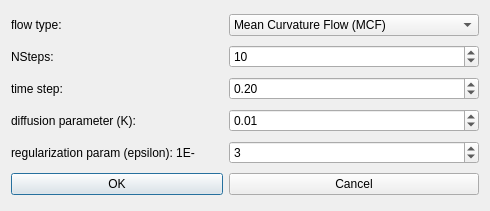
<?xml version="1.0" encoding="UTF-8"?>
<ui version="4.0">
 <class>curvatureFilterDialog</class>
 <widget class="QDialog" name="curvatureFilterDialog">
  <property name="geometry">
   <rect>
    <x>0</x>
    <y>0</y>
    <width>490</width>
    <height>211</height>
   </rect>
  </property>
  <property name="windowTitle">
   <string>Curvature Filter</string>
  </property>
  <layout class="QGridLayout" name="gridLayout">
   <item row="4" column="0">
    <widget class="QLabel" name="labelEpsilon">
     <property name="text">
      <string>regularization param (epsilon): 1E-</string>
     </property>
    </widget>
   </item>
   <item row="1" column="0">
    <widget class="QLabel" name="labelNSteps">
     <property name="text">
      <string>NSteps:</string>
     </property>
    </widget>
   </item>
   <item row="1" column="1">
    <widget class="QSpinBox" name="nStepsSpinBox">
     <property name="minimum">
      <number>1</number>
     </property>
     <property name="maximum">
      <number>200</number>
     </property>
     <property name="singleStep">
      <number>1</number>
     </property>
     <property name="value">
      <number>10</number>
     </property>
    </widget>
   </item>
   <item row="2" column="0">
    <widget class="QLabel" name="labelTimeStep">
     <property name="text">
      <string>time step:</string>
     </property>
    </widget>
   </item>
   <item row="4" column="1">
    <widget class="QSpinBox" name="epsilonSpinBox">
     <property name="maximum">
      <number>12</number>
     </property>
     <property name="value">
      <number>3</number>
     </property>
    </widget>
   </item>
   <item row="0" column="0">
    <widget class="QLabel" name="labelFlowType">
     <property name="text">
      <string>flow type:</string>
     </property>
    </widget>
   </item>
   <item row="5" column="0">
    <widget class="QPushButton" name="okButton">
     <property name="text">
      <string>OK</string>
     </property>
    </widget>
   </item>
   <item row="3" column="1">
    <widget class="QDoubleSpinBox" name="diffParamSpinBox">
     <property name="minimum">
      <double>0.000000000000000</double>
     </property>
     <property name="maximum">
      <double>100.000000000000000</double>
     </property>
     <property name="singleStep">
      <double>0.010000000000000</double>
     </property>
     <property name="value">
      <double>0.010000000000000</double>
     </property>
    </widget>
   </item>
   <item row="5" column="1">
    <widget class="QPushButton" name="cancelButton">
     <property name="text">
      <string>Cancel</string>
     </property>
    </widget>
   </item>
   <item row="0" column="1">
    <widget class="QComboBox" name="flowTypeComboBox">
     <property name="minimumSize">
      <size>
       <width>250</width>
       <height>0</height>
      </size>
     </property>
     <item>
      <property name="text">
       <string>Mean Curvature Flow (MCF)</string>
      </property>
     </item>
     <item>
      <property name="text">
       <string>Geodesic Mean Curvature Flow (GMCF)</string>
      </property>
     </item>
    </widget>
   </item>
   <item row="3" column="0">
    <widget class="QLabel" name="labelDiffParam">
     <property name="text">
      <string>diffusion parameter (K):</string>
     </property>
    </widget>
   </item>
   <item row="2" column="1">
    <widget class="QDoubleSpinBox" name="timeStepSpinBox">
     <property name="minimum">
      <double>0.010000000000000</double>
     </property>
     <property name="maximum">
      <double>100.000000000000000</double>
     </property>
     <property name="singleStep">
      <double>0.010000000000000</double>
     </property>
     <property name="value">
      <double>0.200000000000000</double>
     </property>
    </widget>
   </item>
  </layout>
 </widget>
 <resources/>
 <connections>
  <connection>
   <sender>okButton</sender>
   <signal>clicked()</signal>
   <receiver>curvatureFilterDialog</receiver>
   <slot>accept()</slot>
   <hints>
    <hint type="sourcelabel">
     <x>278</x>
     <y>253</y>
    </hint>
    <hint type="destinationlabel">
     <x>96</x>
     <y>254</y>
    </hint>
   </hints>
  </connection>
  <connection>
   <sender>cancelButton</sender>
   <signal>clicked()</signal>
   <receiver>curvatureFilterDialog</receiver>
   <slot>reject()</slot>
   <hints>
    <hint type="sourcelabel">
     <x>369</x>
     <y>253</y>
    </hint>
    <hint type="destinationlabel">
     <x>179</x>
     <y>282</y>
    </hint>
   </hints>
  </connection>
 </connections>
</ui>
